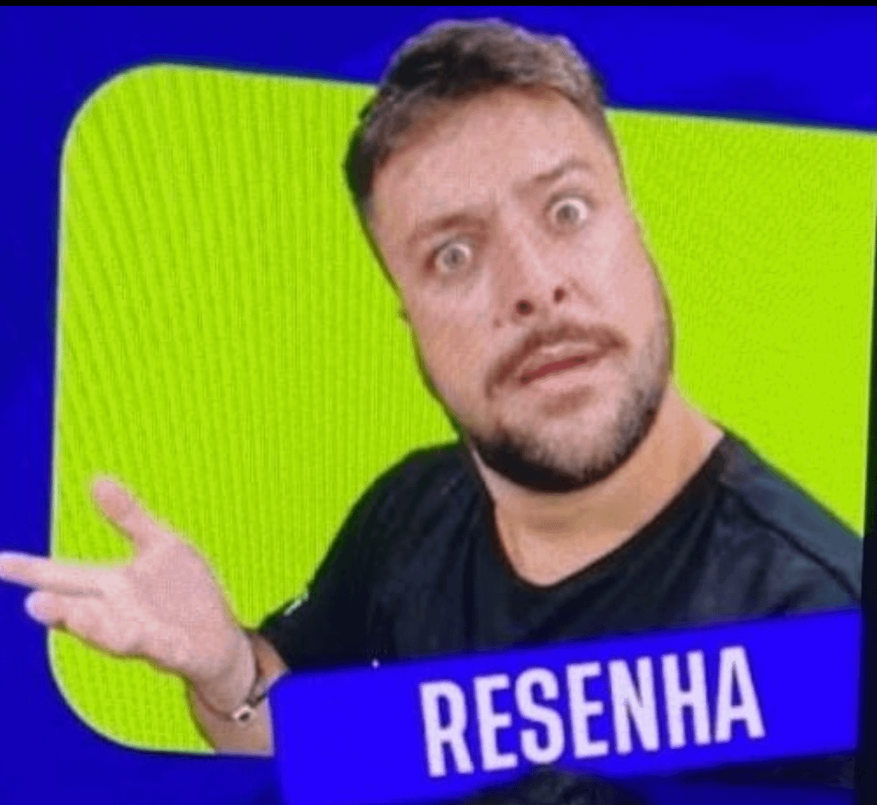
#> input picture pages/Cs/7° Semestre/Processamento-de-Imagens/aula-6/imagem.png, 877 x 805 px, shrunk from 1080 x 991 before the run
$ python histogram.py
#> lines starting #> are read from the running program, lines starting #| are printed output that depends on the picture
#> in main, img is the input picture: shape (805, 877, 3); mean B, G, R 96.7, 116.8, 112.9
#| Original: (805, 877, 3) 2117955 uint8
import matplotlib.pyplot as plt
import cv2 as cv
import numpy as np
import matplotlib


def get_histogram(img2):
    hist = [0] * 256
    for i in range(img2.shape[0]):
        for j in range(img2.shape[1]):
            pixel_val = int(img2[i, j])
            hist[pixel_val] += 1
    return hist


def get_grayscale_image(img):
    b = img[:, :, 0].astype(np.float32)
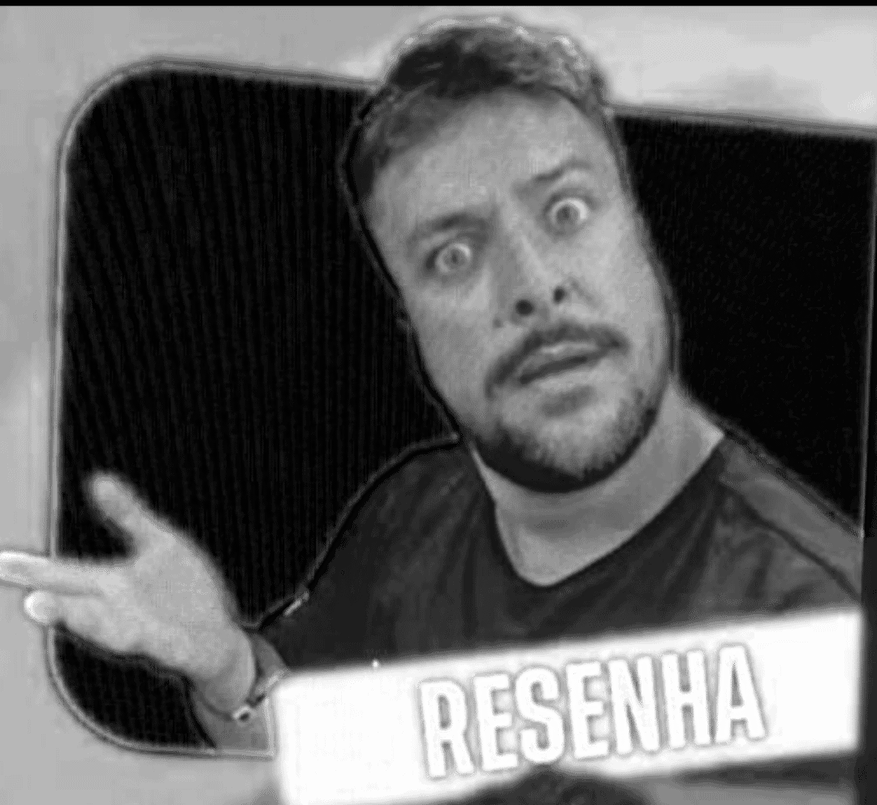
#> b: shape (805, 877) float32; min 0, max 255, mean 96.7
    g = img[:, :, 1].astype(np.float32)
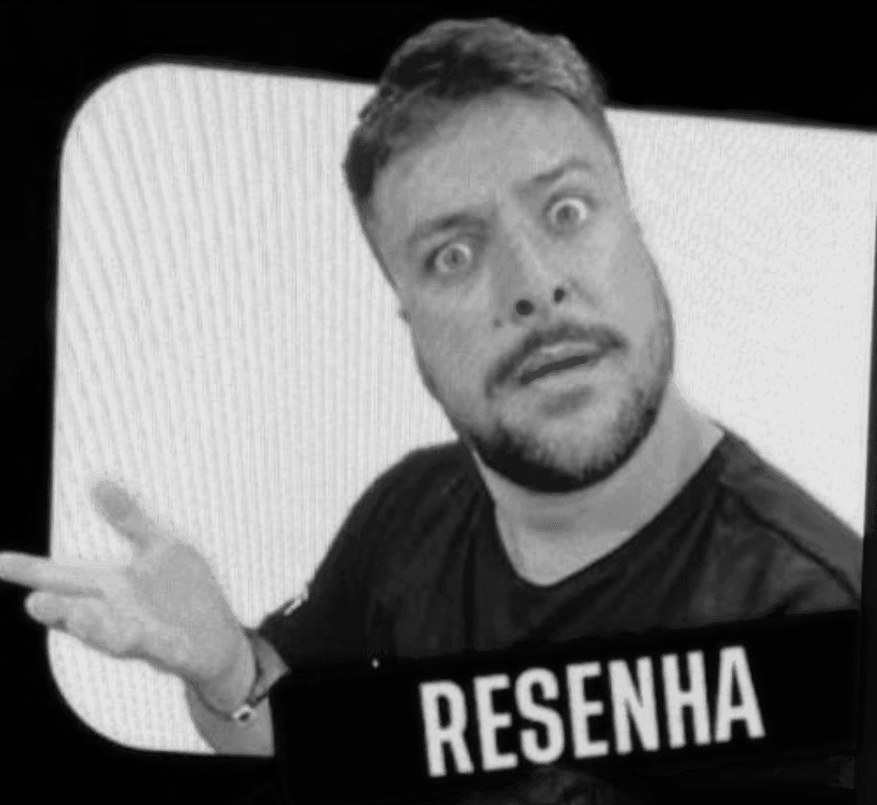
#> g: shape (805, 877) float32; min 0, max 232, mean 116.8
    r = img[:, :, 2].astype(np.float32)
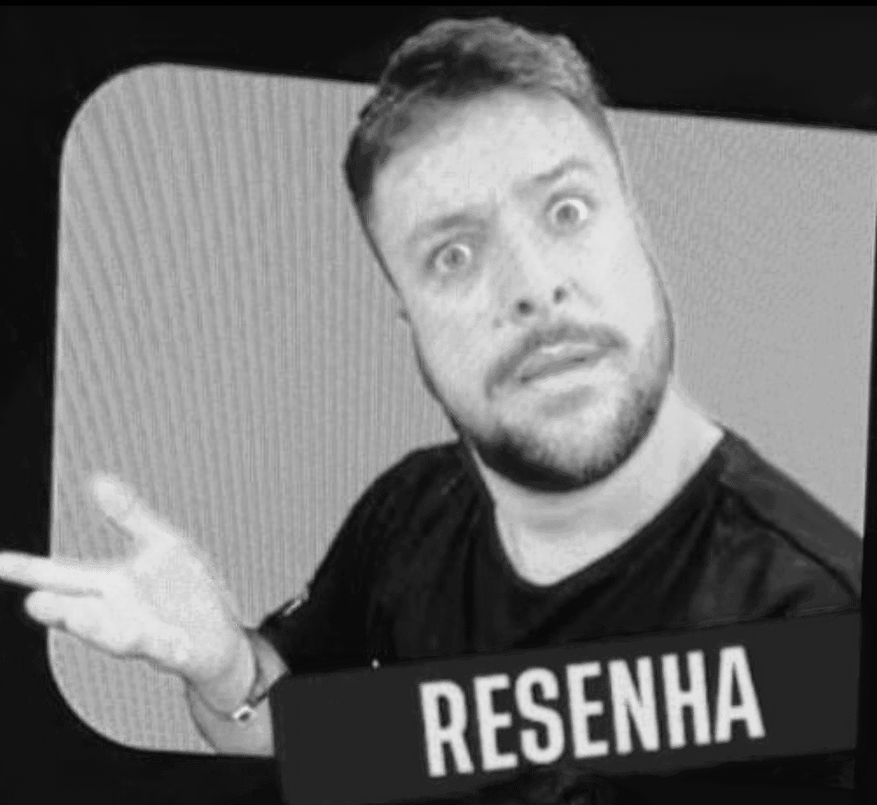
#> r: shape (805, 877) float32; min 0, max 237, mean 112.9
    gray = 0.2989 * r + 0.5870 * g + 0.1140 * b
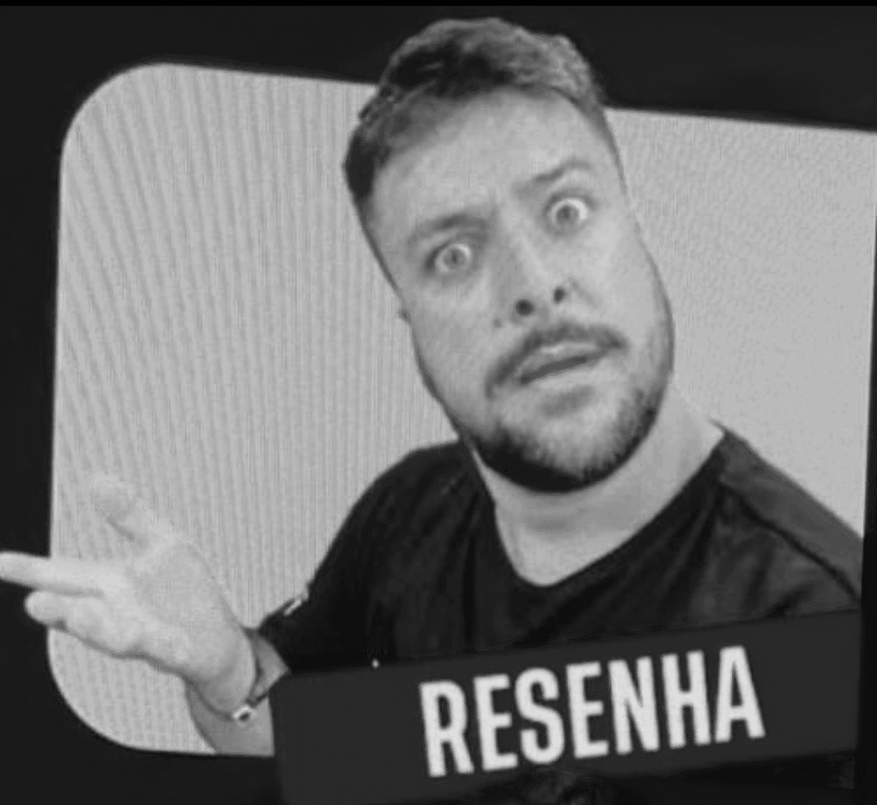
#> gray: shape (805, 877) float32; min 0, max 224.4, mean 113.4
    return gray.astype(np.uint8)


def main():
    try:
        matplotlib.use("gtk3agg")
        img = cv.imread("imagem.png", 1)
        if img is None:
            print("Erro: Imagem 'imagem.jpg' não encontrada.")
            return

        print("Original:", img.shape, img.size, img.dtype)
        img_rgb_for_display = cv.cvtColor(img, cv.COLOR_BGR2RGB)
        img2 = get_grayscale_image(img)
        hist = get_histogram(img2)
#> after the loop in get_histogram, `for i in range(img2.shape[0]):`: hist = 256 values, max 25963 at index 24, min 0 at index 2, mean 2757.8
        fig, (ax1, ax2, ax3) = plt.subplots(1, 3, figsize=(15, 5))
        ax1.imshow(img_rgb_for_display)
        ax1.set_title("Original")
        ax1.axis("off")
        ax2.imshow(img2, cmap="gray", vmin=0, vmax=255)
        ax2.set_title("Escala de Cinza")
        ax2.axis("off")
        ax3.plot(hist, color="black")
        ax3.set_title("Histograma")
        ax3.set_xlim([0, 256])
        plt.show()
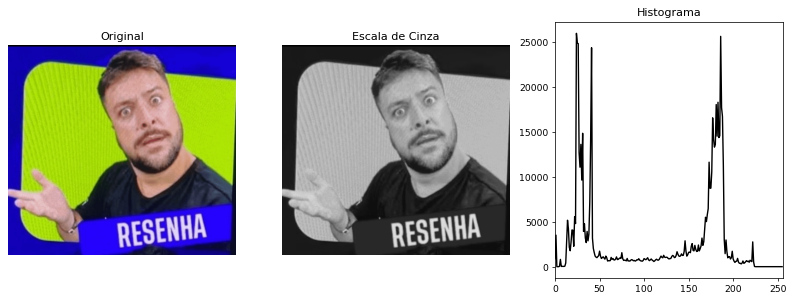
#> figure drawn by matplotlib, 3 panels; panel 3: curve peaks at x = 24, y = 25963

    except KeyboardInterrupt:
        print("Programa interrompido pelo usuário.")


if __name__ == "__main__":
    main()
